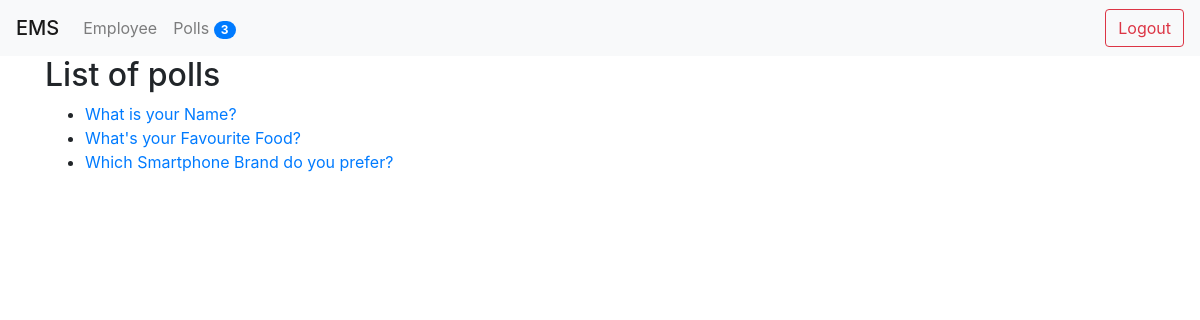
The app's page /polls/ (signed in), older data.
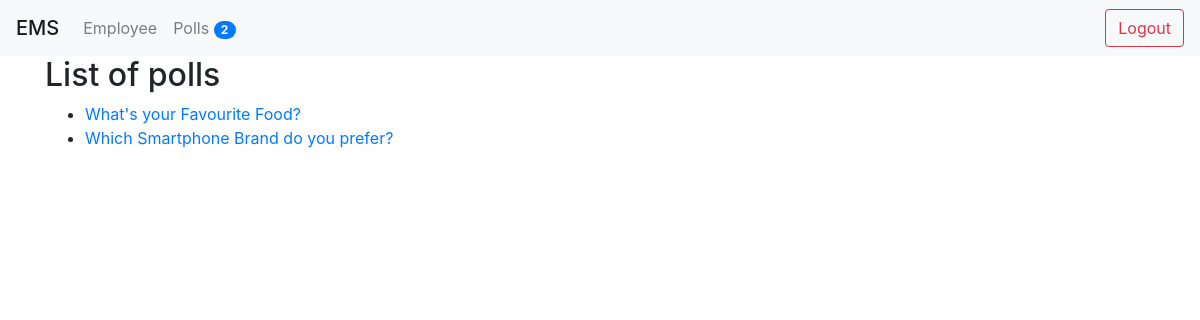
The same page, newer data.
### poll/models.py (models this page shows, shortened)
class Question(models.Model):
    title = models.TextField(null = True, blank=True)
    status = models.CharField(default = "inactive", max_length = 10)
    start_date = models.DateTimeField(null = True, blank = True)
    end_date = models.DateTimeField(null = True, blank = True)
    created_by = models.ForeignKey(User, null = True, blank = True, on_delete = models.CASCADE)
    created_at = models.DateTimeField(auto_now_add = True)
    updated_at = models.DateTimeField(auto_now = True)

### poll/views.py (the view)
# urls.py: path('', index, name = 'polls_list'),
@login_required(login_url="/login/")
def index(request):
    questions = Question.objects.all()
    context = {}
    context['title'] = 'polls'
    context['questions'] = questions
    return render(request, 'polls/index.html', context)

### poll/context_processors.py (called while the page is built)
def polls_count(request):
    count = Question.objects.count()
    return {'polls_count': count}

### ems/templates/polls/index.html
{% extends 'base.html' %}
{% block content %}
    <h2>List of {{title}}</h2>
    {% if questions %}
        <ul>
            {% for question in questions %}
                <li>
                    <a href="{% url 'single_poll' question.id %}">{{question.title}}</a>
                </li>
            {% endfor %}
        </ul>
    {% else %}
        <p>There is no question available</p>
    {% endif %}
{% endblock content%}

### ems/templates/base.html (shortened to what this page needs)
{% load static %}
<html>
    <head>
        <link rel="stylesheet" href="https://maxcdn.bootstrapcdn.com/bootstrap/4.0.0/css/bootstrap.min.css">
        <link rel="stylesheet" href="{% static 'css/custom.css' %}">
    </head>
    <body>
        {% include 'header.html'  %}
        <div class="container">
            {% block content %}
            {% endblock content %}
        </div>
    </body>
</html>

### ems/templates/header.html (shortened to what this page needs)
<div class="navbar navbar-expand-lg navbar-light bg-light">
    <span class="navbar-brand mb-0 h1">EMS</span>
    <div class="collapse navbar-collapse" id="navbarNav">
        <ul class="navbar-nav">
            <li class="nav-item">
                <a class="nav-link" href="{% url 'employee_list' %}">
                    {{"employee" | capfirst}}
                </a>
            </li>
            <li class="nav-item">
                <a class="nav-link" href="{% url 'polls_list' %}">
                    {{"Polls" | capfirst}}
                    <span class="badge badge-primary badge-pill ">{{ polls_count }}</span>
                </a>
            </li>
        </ul>
    </div>
    <form class="form-inline my-2 my-lg-0" method="POST" action="{% url 'user_logout' %}">
        <input type="submit" class="btn btn-outline-danger my-2 my-sm-0" value="Logout">
    </form>
</div>

Row changes from the older to the newer data that the page shows:
removed Question: title "What is your Name?"
Text that changed along with them:
{{ polls_count }}: "3" → "2"
